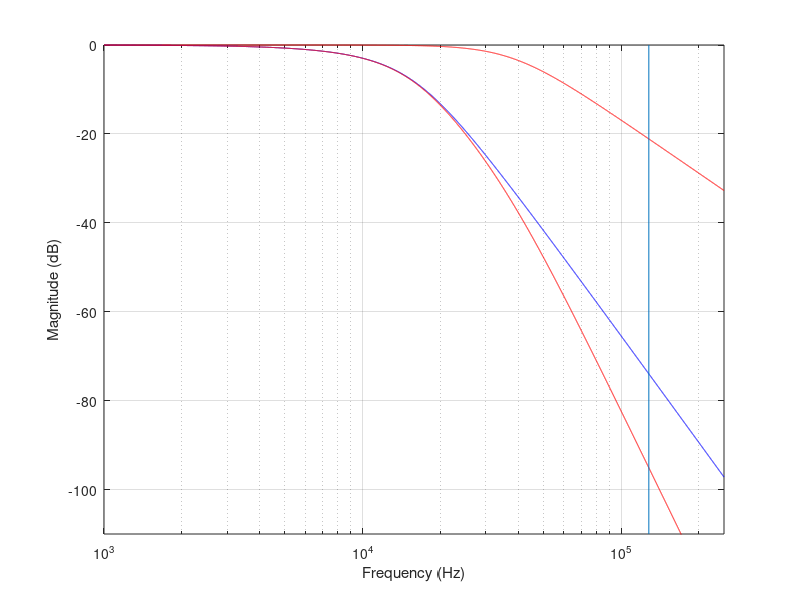
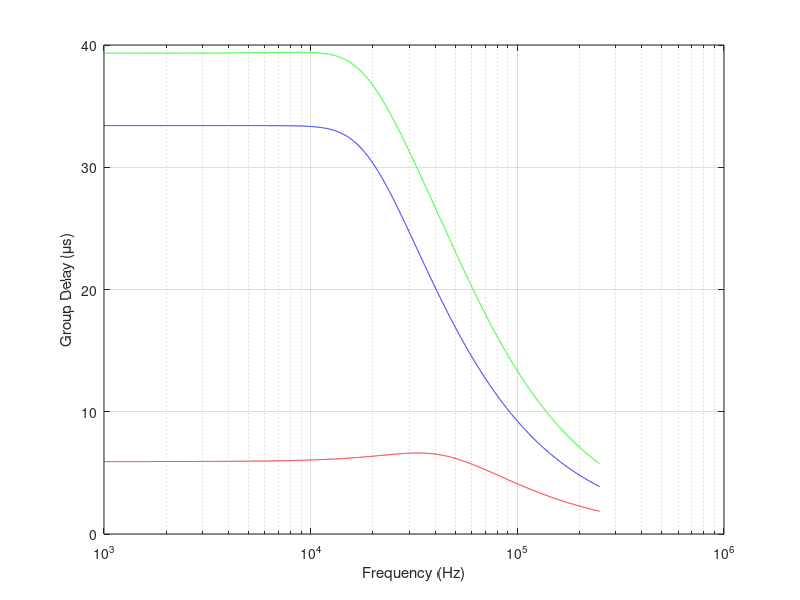

Reproduce these figures in MATLAB, in order. (Note: this script raises an error after producing the figures.)
% now also takes in an h

[bbut, abut] = butter(2, 38000, 's');
[bbes, abes] = besself(4, 15250); % 15300 is 10kHz -3dB
bb = conv(bbut, bbes);
ab = conv(abut, abes);

fstart = 1000;
fstop = 250000;

f = logspace(log10(fstart), log10(fstop), 10000);

s = f*j; 

hbbut = polyval(bbut, s);
habut = polyval(abut, s);
hbbes = polyval(bbes, s);
habes = polyval(abes, s);
hbb = polyval(bb, s);
hab = polyval(ab, s);



hbut=(hbbut./habut);
hbes=(hbbes./habes);
hb=(hbb./hab);

magbut = abs(hbut);
magbes = abs(hbes);
magb = abs(hb);

phasebut = unwrap(angle(hbut))*180/pi;
phasebes = unwrap(angle(hbes))*180/pi;
phaseb = unwrap(angle(hb))*180/pi;


figure;

semilogx(f, log10(magbut)*20, 'r');
hold;
semilogx(f, log10(magbes)*20, 'b');
semilogx(f, log10(magb)*20, 'gr');

besselres = log10(magbes)*20; 
pos = find(besselres < -3);
besselFc = besselres(pos(1)); 
fprintf('The bessel filter has a -3 db at %3.2f Hz\n', f(pos(1)));
butres = log10(magbut)*20; 
pos = find(butres < -3);
fprintf('The butterworth filter has a -3 db at %3.2f Hz\n', f(pos(1)));
bres = log10(magb)*20; 
pos = find(bres < -3);
fprintf('The combined (both) filter has a -3 db at %3.2f Hz\n', f(pos(1)));
bres = log10(magb)*20; 
pos = find(bres < -96);
fprintf('The combined (both) filter has a -96 db at %3.2f Hz\n', f(pos(1)));




line([128000 128000], [0, -110]);

axis([fstart, fstop, -110, 0]); 
ylabel('Magnitude (dB)'); 
xlabel('Frequency (Hz)'); 
grid; 




grdbut = -phasebut./f/360*1e6;
grdbes = -phasebes./f/360*1e6;
grdb = -phaseb./f/360*1e6;

figure; 
semilogx(f, grdbut, 'r');
hold; 
semilogx(f, grdbes, 'b');
semilogx(f, grdb, 'g');

ylabel('Group Delay (\mus)'); 
xlabel('Frequency (Hz)'); 
grid;


% here's where we unite analog and digital. Thank you, Alan
% Oppenheim!


w = linspace(0, pi, 10000);
flin = w/pi*128000;
slin = flin*j; 
hanalogb = polyval(bb, slin);
hanaloga = polyval(ab, slin);
hanalog=(hanalogb./hanaloga);


H = freqz(h, 1, w);
figure;

plot(flin/1000, 20*log10(abs(H)), 'g');
hold;
plot(flin/1000, 20*log10(abs(hanalog)), 'r'); 

plot(flin/1000, 20*log10(abs(H).*abs(hanalog)), 'b'); 
axis([0 32 -120 10]);
 
grid; 
line([10, 10], [-120,10], 'Color', 'k', 'LineStyle', '--');
line([16, 16], [-120,10], 'Color', 'k', 'LineStyle', '--');
ylabel('Magnitude (dB)'); 
xlabel('Frequency (kHz)'); 
